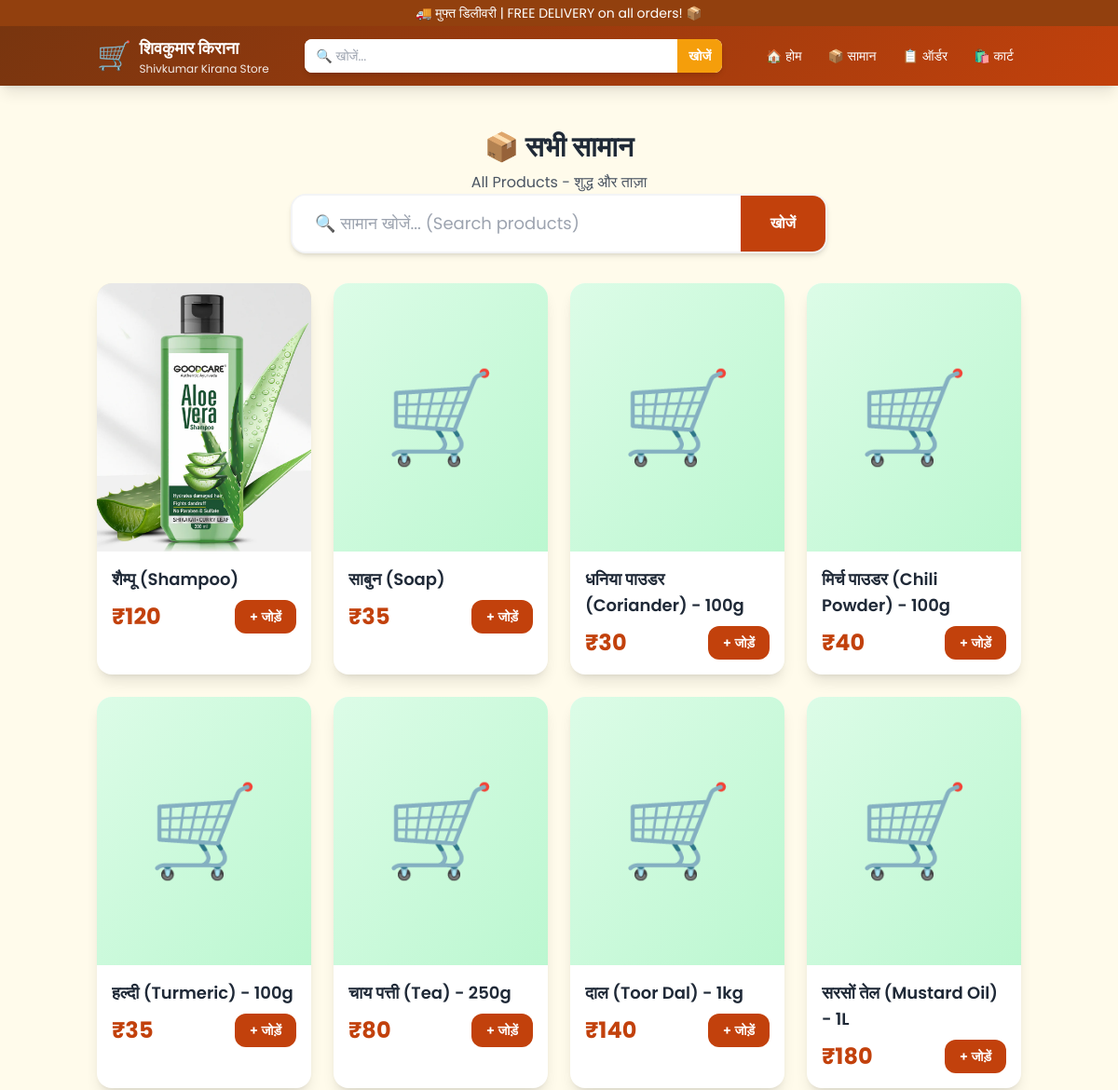
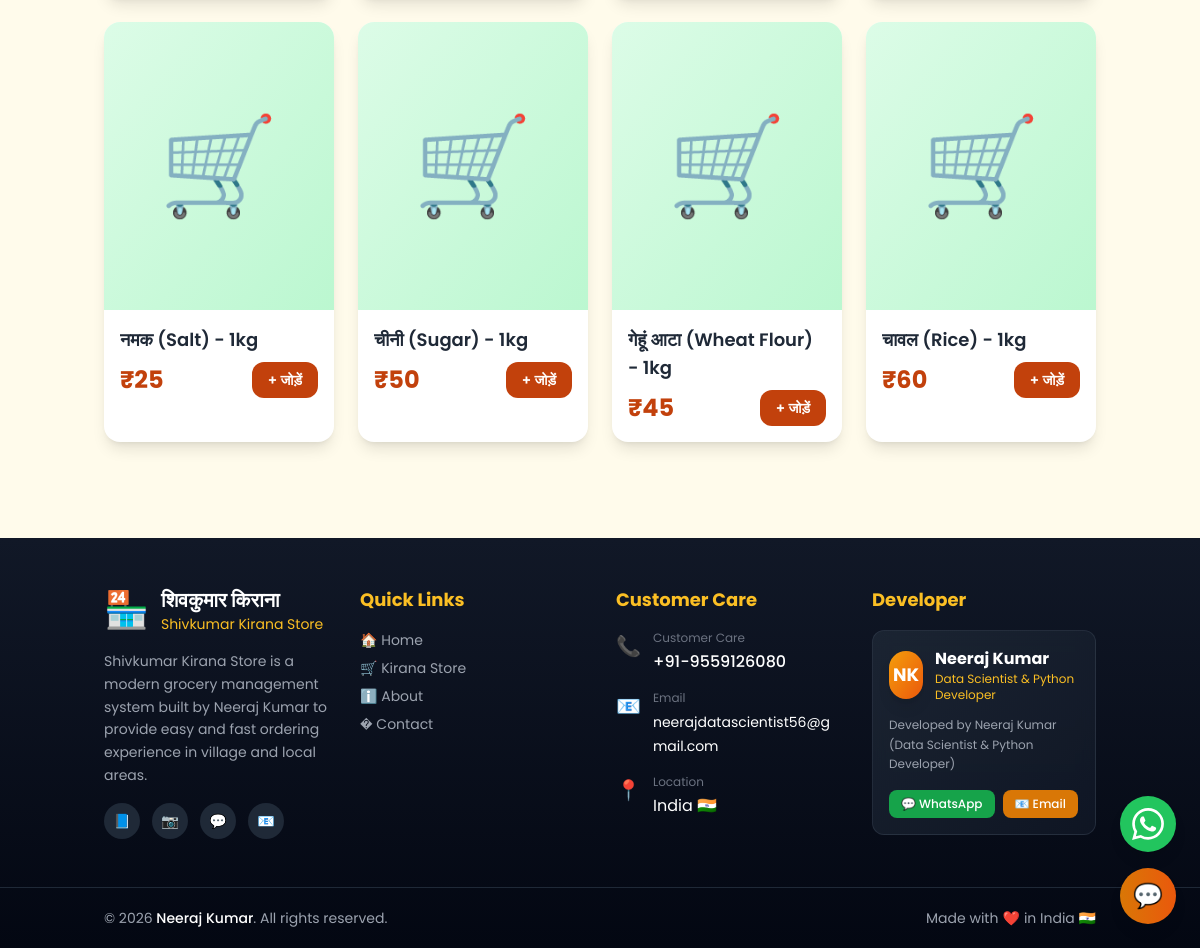
Page /products on the committed database (2 pictures, top to bottom).
### models.py (models this page shows, shortened)
class Product(db.Model):
    __tablename__ = 'products'
    id = db.Column(db.Integer, primary_key=True)
    name = db.Column(db.String(255), nullable=False)
    price = db.Column(db.Float, nullable=False)
    image = db.Column(db.String(255), default='default.png')
    is_available = db.Column(db.Boolean, default=True)
    created_at = db.Column(db.DateTime, default=datetime.utcnow)

### app.py (the view)
@app.route('/products')
def products():
    search_query = request.args.get('search', '')
    if search_query:
        products_list = search_products(search_query)
    else:
        products_list = get_all_products()
    return render_template('products.html', products=products_list, search_query=search_query)

### models.py (called while the page is built)
def get_all_products():
    return Product.query.order_by(Product.id.desc()).all()

### templates/products.html (shortened to what this page needs)
{% extends 'base.html' %}
{% block content %}
<section class="py-8 md:py-12">
    <div class="container mx-auto px-4">
        <div class="text-center mb-8">
            <h1 class="text-2xl md:text-3xl font-bold text-gray-800 mb-2">
                📦 सभी सामान
            </h1>
            <p class="text-gray-600">All Products - शुद्ध और ताज़ा</p>
        <form action="{{ url_for('products') }}" method="GET" class="max-w-xl mx-auto mb-8">
            <div class="flex bg-white rounded-2xl shadow-md overflow-hidden border-2 border-gray-100">
                <input type="text"
                       name="search"
                       value="{{ search_query }}"
                       placeholder="🔍 सामान खोजें... (Search products)"
                       class="flex-1 px-6 py-4 text-gray-700 text-lg outline-none">
                <button type="submit"
                        class="px-8 py-4 bg-primary text-white font-semibold hover:bg-primary-dark transition-all-300">
                    खोजें
                </button>
            </div>
        </form>
        </div>
        {% if products %}
        <div class="grid grid-cols-2 md:grid-cols-3 lg:grid-cols-4 gap-4 md:gap-6">
            {% for product in products %}
            <div class="bg-white rounded-2xl shadow-lg overflow-hidden card-hover transition-all-300 hover:shadow-2xl">
                <div class="h-56 md:h-72 product-img-placeholder relative overflow-hidden">
                    {% if product.image and product.image != 'default.png' %}
                        <img src="{{ url_for('static', filename='images/uploads/' + product.image) }}"
                             alt="{{ product.name }}"
                             class="w-full h-full object-cover">
                    {% else %}
                        <div class="w-full h-full flex items-center justify-center text-8xl bg-gradient-to-br from-green-100 to-green-200">
                            🛒
                        </div>
                    {% endif %}
                </div>
                <div class="p-4">
                    <h3 class="font-semibold text-gray-800 text-base md:text-lg mb-2 line-clamp-2">
                        {{ product.name }}
                    </h3>
                    <div class="flex items-center justify-between">
                        <span class="text-2xl md:text-2xl font-bold text-primary">
                            ₹{{ product.price|int }}
                        </span>
                        <button onclick="addToCart({{ product.id }}, '{{ product.name }}', {{ product.price }})"
                                class="px-3 py-2 md:px-4 md:py-2 bg-primary text-white rounded-xl text-sm font-semibold hover:bg-primary-dark transition-all-300 btn-press">
                            + जोड़ें
                        </button>
                    </div>
                </div>
            </div>
            {% endfor %}
        </div>
        {% endif %}
    </div>
</section>
{% endblock %}

### templates/base.html (style rules this page uses)
* { font-family: 'Poppins', sans-serif; }
.transition-all-300 { transition: all 0.3s ease; }
.product-img-placeholder { background: linear-gradient(135deg, #fef3c7 0%, #fde68a 100%); display: flex; align-items: center; justify-content: center; }

### rows in the picture
Product: image (picture), name "शैम्पू (Shampoo)", price "120"
Product: name "साबुन (Soap)", price "35"
Product: name "धनिया पाउडर (Coriander) - 100g", price "30"
Product: name "मिर्च पाउडर (Chili Powder) - 100g", price "40"
Product: name "हल्दी (Turmeric) - 100g", price "35"
Product: name "चाय पत्ती (Tea) - 250g", price "80"
Product: name "दाल (Toor Dal) - 1kg", price "140"
Product: name "सरसों तेल (Mustard Oil) - 1L", price "180"
Product: name "नमक (Salt) - 1kg", price "25"
Product: name "चीनी (Sugar) - 1kg", price "50"
Product: name "गेहूं आटा (Wheat Flour) - 1kg", price "45"
Product: name "चावल (Rice) - 1kg", price "60"
